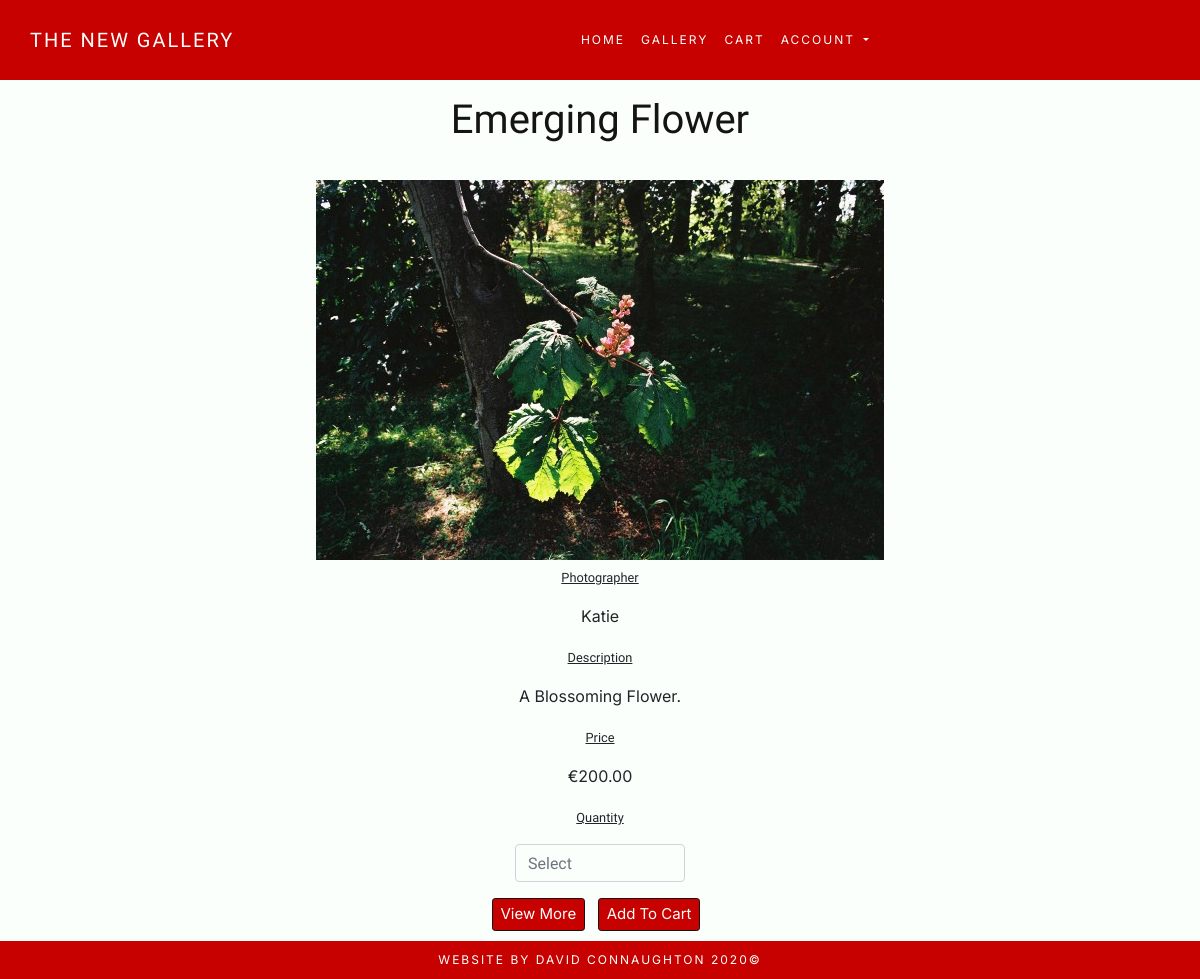
The app's page /photos/1, older data.
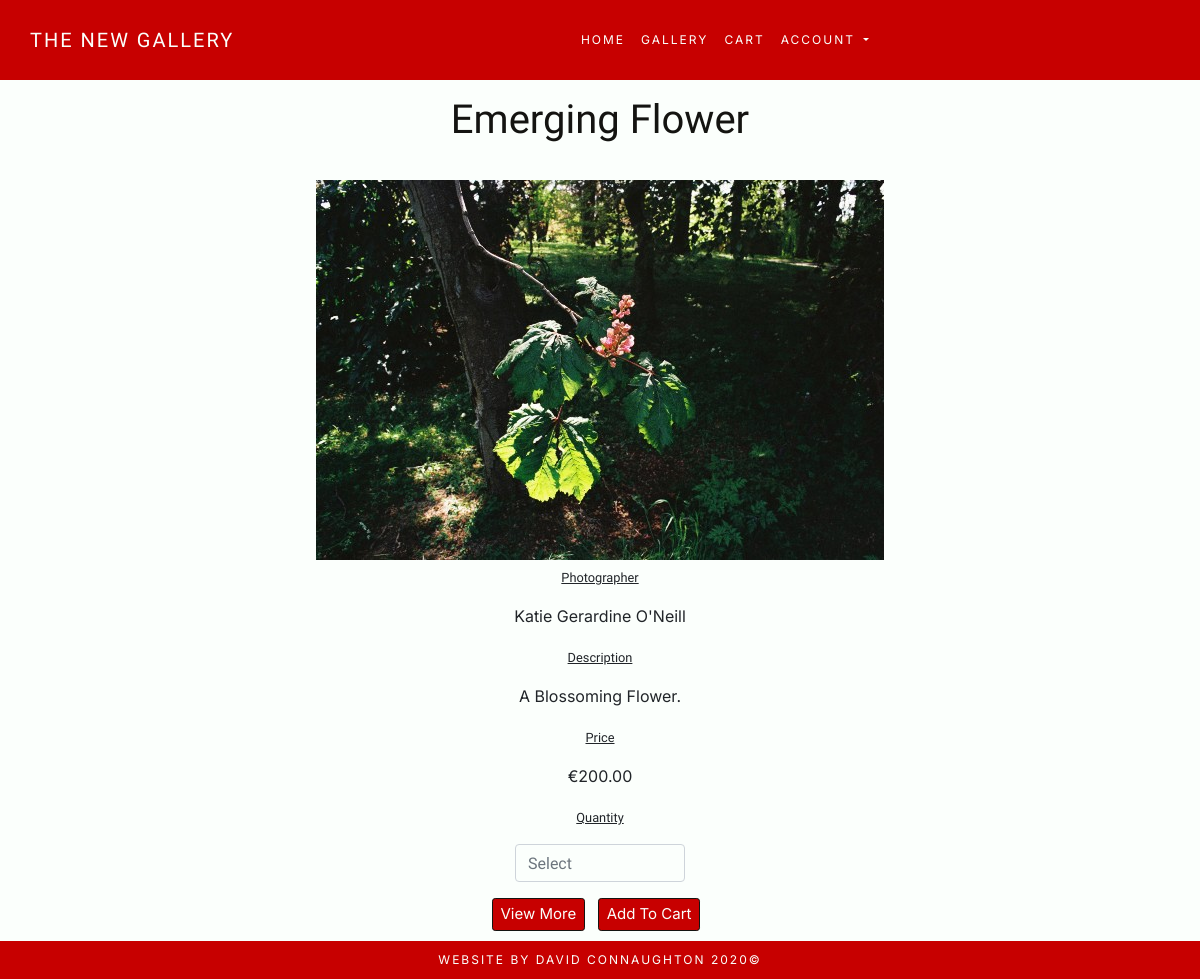
The same page, newer data.
### photos/models.py (models this page shows, shortened)
class Photo(models.Model):
    title = models.CharField(max_length=100)
    photographer = models.CharField(max_length=100)
    tag = models.CharField(max_length=20)
    description = models.CharField(max_length=300, null=True, blank=True)
    image_url = models.URLField(max_length=1000, null=True, blank=True)
    image = models.ImageField(null=True, blank=True)
    price = models.DecimalField(max_digits=6, decimal_places=2)

### photos/views.py (the view)
# urls.py: path('<int:photo_id>', views.photo_detail, name='photo_detail'),
def photo_detail(request, photo_id):
    photo = get_object_or_404(Photo, pk=photo_id)
    context = {
        'photo': photo,
    }
    return render(request, 'photos/photo_detail.html', context)

### photos/templates/photos/photo_detail.html (shortened to what this page needs)
{% extends "base.html" %}
{% load static %}
{% block content %}
<section>
    <div class="container-fluid mx-auto m-5 p-5" id="photo-section">
        <div class="row">
            <div class="col-12 text-center">
                <h1 class="header">{{ photo.title }}</h1>
                <br>
                <a href="#" id="clicker">
                    <img src="{{ photo.image.url }}" class="img-fluid p-1" id="photo-img" alt="Photo Image">
                </a>
                <br>
                <p>
                    <small class="small">Photographer</small>
                </p>
                <p>{{ photo.photographer }}</p>
                <p>
                    <small class="small">Description</small>
                </p>
                <p class="description">{{ photo.description }}</p>
                <p>
                    <small class="small">Price</small>
                </p>
                <p>€{{ photo.price }}</p>
                <form>
                    <div class="form-row">
                        <div class="col-12">
                            <p>
                                <small class="small">Quantity</small>
                            </p>
                            <div class="form-group col-12 mx-auto">
                                <input class="form-control quantity" type="number" name="quantity" list="quantity" data-item_id="{{ photo.id }}" id="id_qty_{{ photo.id }}" placeholder="Select">
                            </div>
                        </div>
                        <div class="col-12">
                            <a href="{% url 'photos' %}" class="btn btn-sm info-button mr-2">
                                <span>View More</span>
                            </a>
                            <input type="submit" class="btn btn-sm info-button mr-2" value="Add to Cart">
                        </div>
                    </div>
                </form>
            </div>
        </div>
    </div>
</section>
{% endblock %}

Row changes from the older to the newer data that the page shows:
changed Photo "Emerging Flower": photographer "Katie" → "Katie Gerardine O'Neill"
